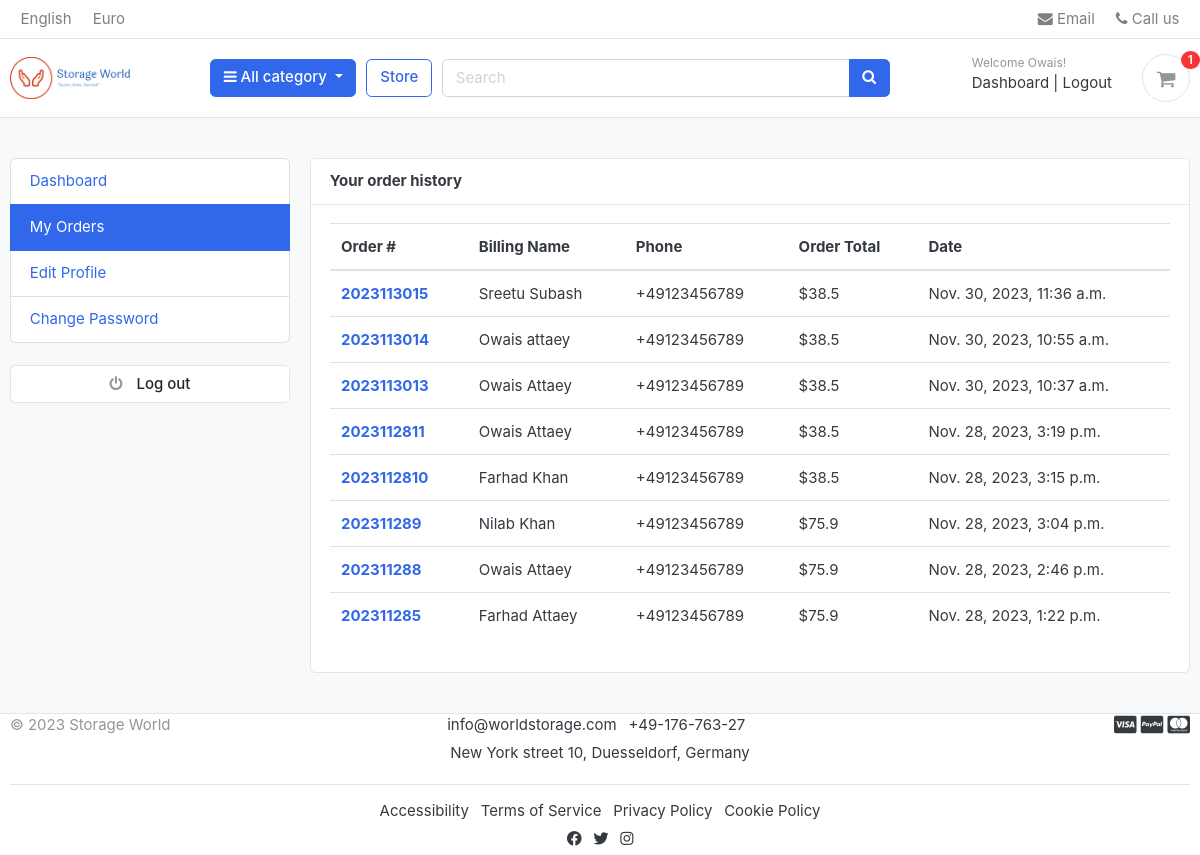
Page /accounts/my_orders/ (signed in) on the earlier database version.
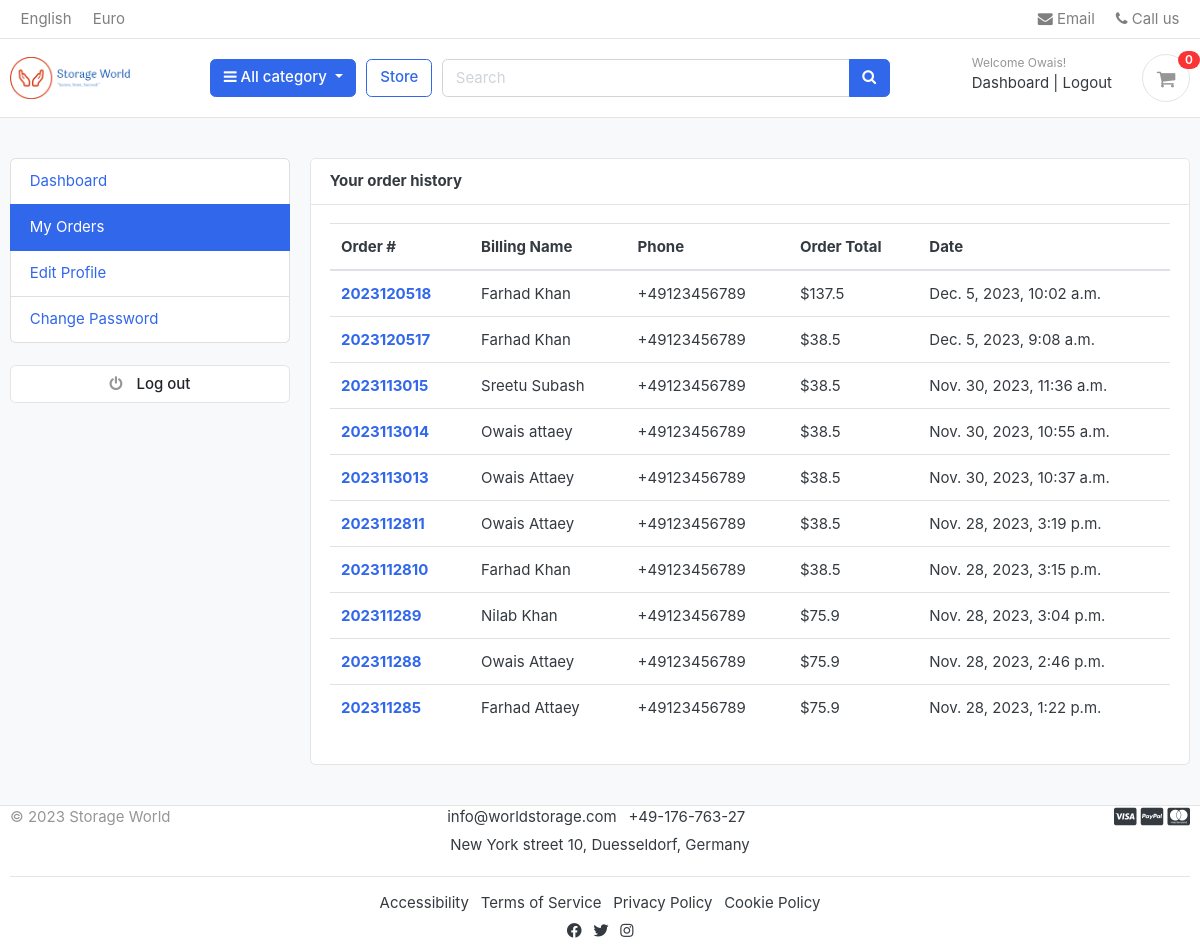
Same page on the later database version.
### accounts/models.py (models this page shows, shortened)
class Account(AbstractBaseUser):
    first_name      = models.CharField(max_length=50)
    last_name       = models.CharField(max_length=50)
    username        = models.CharField(max_length=50, unique=True)
    email           = models.EmailField(max_length=100, unique=True)
    phone_number    = models.CharField(max_length=50)
    date_joined     = models.DateTimeField(auto_now_add=True)
    last_login      = models.DateTimeField(auto_now_add=True)
    is_admin        = models.BooleanField(default=False)
    is_staff        = models.BooleanField(default=False)
    is_active       = models.BooleanField(default=False)
    is_superadmin   = models.BooleanField(default=False)
    USERNAME_FIELD = 'email'
    REQUIRED_FIELDS = ['username', 'first_name', 'last_name']
    objects = MyAccountManager()

### orders/models.py (models this page shows, shortened)
class Order(models.Model):
    STATUS = (
        ('New', 'New'),
        ('Accepted', 'Accepted'),
        ('Completed', 'Completed'),
        ('Cancelled', 'Cancelled'),
    )
    user                = models.ForeignKey(Account, on_delete=models.SET_NULL, null=True)
    payment             = models.ForeignKey(Payment, on_delete=models.SET_NULL, blank=True, null=True)
    order_number        = models.CharField(max_length=20)
    first_name          = models.CharField(max_length=50)
    last_name           = models.CharField(max_length=50)
    phone               = models.CharField(max_length=15)
    email               = models.EmailField(max_length=50)
    address_line_1      = models.CharField(max_length=50)
    address_line_2      = models.CharField(max_length=50, blank=True)
    country             = models.CharField(max_length=50)
    state               = models.CharField(max_length=50)
    city                = models.CharField(max_length=50)
    order_note          = models.CharField(max_length=100, blank=True)
    order_total         = models.FloatField()
    tax                 = models.FloatField()
    status              = models.CharField(max_length=10, choices=STATUS, default='New')
    ip                  = models.CharField(blank=True, max_length=20)
    is_ordered          = models.BooleanField(default=False)
    created_at          = models.DateTimeField(auto_now_add=True)
    updated_at          = models.DateTimeField(auto_now=True)
    def full_name(self):
        return f'{self.first_name} {self.last_name}'

### accounts/views.py (the view)
# urls.py: path('my_orders/', views.my_orders, name='my_orders'),
@login_required(login_url='login')
def my_orders(request):
    orders = Order.objects.filter(user=request.user, is_ordered=True).order_by('-created_at')
    context = {
        'orders': orders,
    }
    return render(request, 'accounts/my_orders.html', context)

### carts/context_processors.py (called while the page is built)
def counter(request):
    cart_count = 0
    if 'admin' in request.path:
        return {}
    else:
        try:
            cart = Cart.objects.filter(cart_id=_cart_id(request))
            if request.user.is_authenticated:
                cart_items = CartItem.objects.all().filter(user=request.user)
            else:
                cart_items = CartItem.objects.all().filter(cart=cart[:1])
            for cart_item in cart_items:
                cart_count += cart_item.quantity
        except Cart.DoesNotExist:
            cart_count = 0
    return dict(cart_count=cart_count)

### carts/views.py (called while the page is built)
def _cart_id(request):
    cart = request.session.session_key
    if not cart:
        cart = request.session.create()
    return cart

### category/context_processors.py (called while the page is built)
def menu_links(request):
    links = Category.objects.all()
    return dict(links=links)

### category/models.py (called while the page is built)
    def get_url(self):
        return reverse('products_by_category', args=[self.slug])

### templates/accounts/my_orders.html (shortened to what this page needs)
{% extends 'base.html' %}
{% block content %}
<section class="section-conten padding-y bg">
<div class="container">
	<div class="row">
	{% include 'includes/dashboard_sidebar.html' %}
	<main class="col-md-9">
		<article class="card">
		<header class="card-header">
			<strong class="d-inline-block mr-3">Your order history</strong>
		</header>
		<div class="card-body">
			<div class="row">
			<div class="col-md-12">
				<table class="table table-hover">
				  <thead>
				    <tr>
				      <th scope="col">Order #</th>
				      <th scope="col">Billing Name</th>
				      <th scope="col">Phone</th>
				      <th scope="col">Order Total</th>
                        <th scope="col">Date</th>
				    </tr>
				  </thead>
				  <tbody>
						{% for order in orders %}
				    <tr>
				      <th scope="row"><a href="{% url 'order_detail' order.order_number %}">{{order.order_number}}</a></th>
				      <td>{{order.full_name}}</td>
				      <td>{{order.phone}}</td>
				      <td>${{order.order_total}}</td>
                        <td>{{order.created_at}}</td>
				    </tr>
				{% endfor %}
				  </tbody>
				</table>
			</div>
			</div>
		</div>
		</article>
	</main>
</div>
</div>
</section>
{% endblock %}

### templates/base.html (shortened to what this page needs)
{% load static %}
<!DOCTYPE HTML>
<html lang="en">
<head>
<link href="{% static 'css/bootstrap.css'%}" rel="stylesheet" type="text/css"/>
<link href="{% static 'fonts/fontawesome/css/all.min.css' %}" type="text/css" rel="stylesheet">
<link href="{% static 'css/ui.css' %}" rel="stylesheet" type="text/css"/>
<link href="{% static 'css/responsive.css' %}" rel="stylesheet" media="only screen and (max-width: 1200px)" />
<link href="{% static 'css/custom.css' %}" rel="stylesheet" type="text/css"/>
<link rel="stylesheet" href="https://cdnjs.cloudflare.com/ajax/libs/font-awesome/4.7.0/css/font-awesome.min.css">
</head>
<body>
{% include 'includes/navbar.html' %}
{% block content %}{% endblock %}
{% include 'includes/footer.html' %}

### templates/includes/navbar.html (shortened to what this page needs)
{% load static %}
<header class="section-header">
<nav class="navbar p-md-0 navbar-expand-sm navbar-light border-bottom">
<div class="container">
  <div class="collapse navbar-collapse" id="navbarTop4">
    <ul class="navbar-nav mr-auto">
    	<li class="nav-item dropdown">
		 	<a href="#" class="nav-link">   English </a>
		</li>
		<li class="nav-item dropdown">
			<a href="#" class="nav-link"> Euro </a>
		</li>
    </ul>
    <ul class="navbar-nav">
		<li><a href="#" class="nav-link"> <i class="fa fa-envelope"></i> Email </a></li>
		<li><a href="#" class="nav-link"> <i class="fa fa-phone"></i> Call us </a></li>
	</ul>
  </div>
</div>
</nav>
<section class="header-main border-bottom">
	<div class="container">
<div class="row align-items-center">
	<div class="col-lg-2 col-md-3 col-6">
		<a href="{% url 'home' %}" class="brand-wrap">
			<img class="logo" src="{% static './images/logo/logo.png' %}">
		</a>
	</div>
	<div class="col-lg col-sm col-md col-6 flex-grow-0">
		<div class="category-wrap dropdown d-inline-block float-right">
			<button type="button" class="btn btn-primary dropdown-toggle" data-toggle="dropdown">
				<i class="fa fa-bars"></i> All category
			</button>
		</div>
	</div>
	<a href="{% url 'store' %}" class="btn btn-outline-primary">Store</a>
	<div class="col-lg  col-md-6 col-sm-12 col">
		<form action="{% url 'search' %}" class="search" method='GET'>
			<div class="input-group w-100">
			    <input type="text" class="form-control" style="width:60%;" placeholder="Search" name="keyword">
			    <div class="input-group-append">
			      <button class="btn btn-primary" type="submit">
			        <i class="fa fa-search"></i>
			      </button>
			    </div>
		    </div>
		</form>
	</div>
	<div class="col-lg-3 col-sm-6 col-8 order-2 order-lg-3">
				<div class="d-flex justify-content-end mb-3 mb-lg-0">
					{% if user.id is None %}
					<div class="widget-header">
						<small class="title text-muted">Welcome guest!</small>
						<div>
							<a href="{% url 'login' %}">Sign in</a> <span class="dark-transp"> | </span>
							<a href="{% url 'register' %}"> Register</a>
						</div>
					</div>
					{% else %}
					<div class="widget-header">
						<small class="title text-muted">Welcome {{user.first_name | capfirst}}!</small>
						<div>
							<a href="{% url 'dashboard' %}">Dashboard</a> <span class="dark-transp"> | </span>
							<a href="{% url 'logout' %}"> Logout</a>
						</div>
					</div>
					{% endif %}
					<a href="{% url 'cart' %}" class="widget-header pl-3 ml-3">
						<div class="icon icon-sm rounded-circle border"><i class="fa fa-shopping-cart"></i></div>
						<span class="badge badge-pill badge-danger notify">{{cart_count}}</span>
					</a>
				</div>
			</div>
</div>
	</div>
</section>
</header>

### templates/includes/dashboard_sidebar.html
<aside class="col-md-3">
    <ul class="list-group">
      <a class="list-group-item {% if '/accounts/' == request.path %}active{% endif %}" href="{% url 'dashboard' %}"> Dashboard </a>
      <a class="list-group-item {% if '/my_orders/' in request.path %}active{% endif %}" href="{% url 'my_orders' %}"> My Orders </a>
      <a class="list-group-item {% if '/edit_profile/' in request.path %}active{% endif %}" href="{% url 'edit_profile' %}"> Edit Profile </a>
      <a class="list-group-item {% if '/change_password/' in request.path %}active{% endif %}" href="{% url 'change_password' %}"> Change Password </a>
    </ul>
    <br>
    <a class="btn btn-light btn-block" href="{% url 'logout' %}"> <i class="fa fa-power-off"></i> <span class="text">Log out</span> </a>
  </aside>

### templates/includes/footer.html (shortened to what this page needs)
<footer class="section-footer border-top">
    <div class="container">
        <div class="row">
            <div class="col-md-3">
                <p class="text-muted">&copy; 2023 Storage World</p>
            </div>
            <div class="col-md-6 text-center">
                <ul class="list-inline">
                    <li class="list-inline-item"><a href="mailto:info@worldstorage.com">info@worldstorage.com</a></li>
                    <li class="list-inline-item">+49-176-763-27</li>
                    <li class="list-inline-item">New York street 10, Duesseldorf, Germany</li>
                </ul>
            </div>
            <div class="col-md-3 text-right">
                <i class="fab fa-lg fa-cc-visa"></i>
                <i class="fab fa-lg fa-cc-paypal"></i>
                <i class="fab fa-lg fa-cc-mastercard"></i>
            </div>
        </div>
        <hr>
        <div class="row">
            <div class="col-md-12 text-center">
                <ul class="list-inline">
                    <li class="list-inline-item"><a href="#">Accessibility</a></li>
                    <li class="list-inline-item"><a href="#">Terms of Service</a></li>
                    <li class="list-inline-item"><a href="#">Privacy Policy</a></li>
                    <li class="list-inline-item"><a href="#">Cookie Policy</a></li>
                </ul>
                <ul class="list-inline social-icons">
                    <li class="list-inline-item"><a href="https://www.facebook.com/yourpage" target="_blank"><i class="fab fa-facebook-f"></i></a></li>
                    <li class="list-inline-item"><a href="https://twitter.com/yourpage" target="_blank"><i class="fab fa-twitter"></i></a></li>
                    <li class="list-inline-item"><a href="https://www.instagram.com/yourpage" target="_blank"><i class="fab fa-instagram"></i></a></li>
                </ul>
            </div>
        </div>
    </div>
</footer>
</body>
</html>

### static/css/ui.css (style rules this page uses)
html { font-family: "Inter", sans-serif; font-size: 15px; }
.icon-xs, .icon-sm, .icon-md, .icon-lg { display: inline-block; text-align: center; flex-shrink: 0; flex-grow: 0; }
.icon-sm { width: 48px; height: 48px; line-height: 48px !important; font-size: 20px; }
.padding-y { padding-top: 40px; padding-bottom: 40px; }
article:after, .form-group:after { display: block; clear: both; content: ""; }
.bg { background-color: #f8f9fa; }
p:last-child { margin-bottom: 0; }
.header-main { position: relative; padding-top: 1rem; padding-bottom: 1rem; }
.brand-wrap .logo, .navbar-brand .logo { margin-right: 7px; max-height: 42px; display: inline-block; }
.widget-header { display: inline-block; vertical-align: middle; position: relative; }
.widget-header a { color: #343a40; }
.widget-header i { color: #969696; }
.widget-header .title { display: block; }
.widget-header .notify { position: absolute; top: -3px; right: -10px; }
.section-footer ul li { margin-bottom: 5px; }
.section-footer ul a { color: inherit; }
.btn-light { background-color: #fff; border-color: #e4e4e4; }
.btn-light i { color: #969696; }
.btn i + .text { margin-left: 10px; }
.list-inline { margin-bottom: 0; }
.list-inline-item { vertical-align: middle; }
[class*=list-] li:after { visibility: hidden; display: block; content: ""; overflow: hidden; height: 0; clear: both; }
.notify { position: absolute; top: -4px; right: -10px; display: inline-block; padding: 0.25em 0.6em; font-size: 12px; line-height: 1; text-align: center; border-radius: 3rem; color: #fff; background-color: #fa3434; }

Differences in the rows shown:
added Order: order_number "2023120518", full_name "Farhad Khan", phone "+49123456789", order_total "137.5", created_at "Dec. 5, 2023, 10:02 a.m."
added Order: order_number "2023120517", full_name "Farhad Khan", phone "+49123456789", order_total "38.5", created_at "Dec. 5, 2023, 9:08 a.m."
Other differences:
{{ cart_count }}: "1" → "0"
